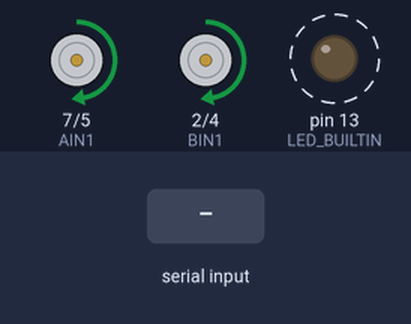
Recording of a sketch running on a simulated Arduino Uno, built with avr-gcc and run on an emulated ATmega328P. Parts: motor-driver pin pairs drawn as motors (green arrow = first pin HIGH = forward, orange = second pin HIGH = backward, longer = more drive, scaled by the enable pin), output pins drawn as LEDs (lit = HIGH). Dashed ring = blinking. The test bench sets the inputs (shaded band). What the sketch prints to the serial monitor is not drawn.

Above: at 0.22 s.
At 1.2 s:
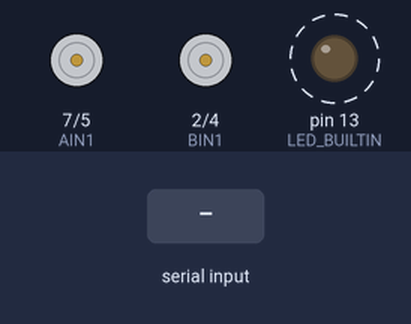
1.3 s: "D" received over the second serial link
4.3 s: "d" received over the second serial link
7.3 s: "f" received over the second serial link
Timing chart, 0 to 16.3 s (numbered marks = the images above; inputs shaded):
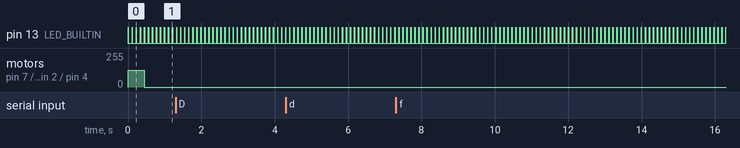

Measured:
- by itself, pin 13 (LED_BUILTIN): alternates HIGH for 0.01 s and LOW for 0.10 s

The sketch:

caterpillar.ino
```cpp
/*
  https://docs.arduino.cc/built-in-examples/basics/Blink/
*/
#include <SoftwareSerial.h>
// const byte rxPin = 8;
// const byte txPin = 9;
// SoftwareSerial mySerial (rxPin, txPin);
#define rxPin 8
#define txPin 9
SoftwareSerial mySerial = SoftwareSerial(rxPin, txPin);

#define AIN1 7
#define AIN2 5
#define APWM 6
// int AsensorValue = 300;  // value read from the pot
// int AoutputValue = 0;

#define BIN1 2
#define BIN2 4
#define BPWM 3
// int BsensorValue = 300;  // value read from the pot
// int BoutputValue = 0;

int powergo = 0;

void setup() {
  pinMode(LED_BUILTIN, OUTPUT);
  Serial.begin(9600);

  pinMode(AIN1, OUTPUT);
  pinMode(AIN2, OUTPUT);

  pinMode(BIN1, OUTPUT);
  pinMode(BIN2, OUTPUT);
  // BoutputValue = map(BsensorValue, 0, 1023, 0, 255);
  // analogWrite(BPWM, BoutputValue);
  setDirection('f');
  setPowerA('f');

  pinMode(rxPin, INPUT);
  pinMode(txPin, OUTPUT);
  mySerial.begin(9600);
}

// the loop function runs over and over again forever
void loop() {
  digitalWrite(LED_BUILTIN, HIGH);  // turn the LED on (HIGH is the voltage level)
  delay(10);                        // wait for a second
  digitalWrite(LED_BUILTIN, LOW);   // turn the LED off by making the voltage LOW
  delay(100);

  String sin = "";
  if (Serial.available()) {
    sin = serial_read();
    mySerial.print(sin);
  }

  if (mySerial.available() > 0) {
    sin = myserial_read();
    Serial.print(sin);
  }

  serial_process(sin);
  process_powergo();
}

String serial_read() {
  String cmd = "";
  cmd = Serial.readString();
  return cmd;
}


String myserial_read() {
  String cmd = "";
  while (mySerial.available() > 0) {
    char c = mySerial.read();
    cmd += c;
  }
  return cmd;
}

void serial_process(String sin) {

  if (sin.length() >= 2) {
    // Serial.println("serial_process()" + sin);
    // Serial.println(sin.length());
    char cmd = sin.charAt(0);
    char cval = sin.charAt(1);
    char allowedPower[] = "PpSs";
    if (strchr(allowedPower, cmd)) {  //Power
      setPowerA(cval);
    }
    if (cmd == 'D' || cmd == 'd') {  //Power
      setDirection(cval);
    }
  }
}

void setPowerA(char c) {
  Serial.print("pow:");
  Serial.println(c);
  if (c >= 'a' && c <= 'k') {
    int value = c - 'a';  // 'a'→0, 'b'→1, ..., 'k'→10
    int AoutputValue = map(value, 0, 10, 0, 255);
    analogWrite(APWM, AoutputValue);
    analogWrite(BPWM, AoutputValue);
    Serial.println(AoutputValue);
  }
}

void setDirection(char c) {
  Serial.print("dir:");
  Serial.println(c);
  if (c == 'f') {
    digitalWrite(AIN1, HIGH);
    digitalWrite(AIN2, LOW);
    digitalWrite(BIN1, HIGH);
    digitalWrite(BIN2, LOW);
  } else if (c == 'b') {
    digitalWrite(AIN2, HIGH);
    digitalWrite(AIN1, LOW);
    digitalWrite(BIN2, HIGH);
    digitalWrite(BIN1, LOW);
  } else if (c == 'r') {
    digitalWrite(AIN2, HIGH);
    digitalWrite(AIN1, LOW);
    digitalWrite(BIN1, HIGH);
    digitalWrite(BIN2, LOW);
  } else if (c == 'l') {
    digitalWrite(AIN1, HIGH);
    digitalWrite(AIN2, LOW);
    digitalWrite(BIN2, HIGH);
    digitalWrite(BIN1, LOW);
  }
  powergo = 3;
}

void process_powergo() {
  if (powergo > 0)
    powergo--;
  else if (powergo == 0) {
    digitalWrite(AIN1, LOW);
    digitalWrite(AIN2, LOW);
    digitalWrite(BIN2, LOW);
    digitalWrite(BIN1, LOW);
  }
}
```
